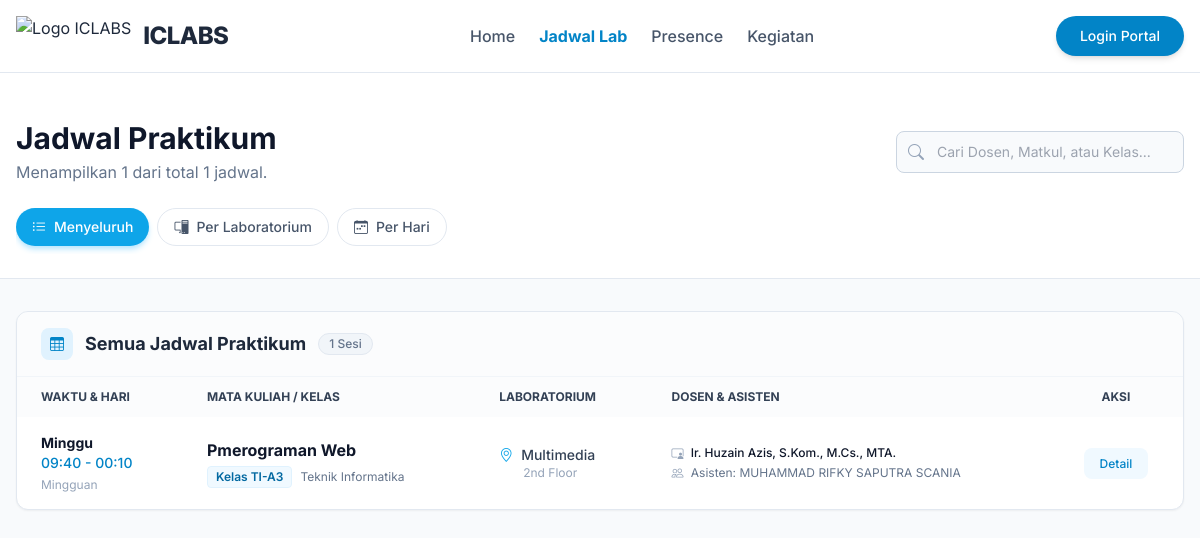
The page /public/schedule on the database its author committed.
### tables this page shows
CREATE TABLE `course_plans` (
  `id` int(11) NOT NULL,
  `laboratory_id` int(11) NOT NULL,
  `course_name` varchar(100) NOT NULL,
  `program_study` varchar(100) DEFAULT NULL,
  `semester` int(11) DEFAULT NULL,
  `class_code` varchar(20) DEFAULT NULL,
  `lecturer_name` varchar(100) NOT NULL,
  `lecturer_id` int(11) DEFAULT NULL,
  `lecturer_photo` varchar(255) DEFAULT NULL,
  `assistant_1_name` varchar(100) DEFAULT NULL,
  `assistant_1_id` int(11) DEFAULT NULL,
  `assistant_1_photo` varchar(255) DEFAULT NULL,
  `assistant_2_name` varchar(100) DEFAULT NULL,
  `assistant_2_id` int(11) DEFAULT NULL,
  `assistant_2_photo` varchar(255) DEFAULT NULL,
  `day` enum('Monday','Tuesday','Wednesday','Thursday','Friday','Saturday','Sunday') NOT NULL,
  `start_time` time NOT NULL,
  `end_time` time NOT NULL,
  `total_meetings` int(11) DEFAULT 14,
  `description` text DEFAULT NULL,
  `created_at` timestamp NOT NULL DEFAULT current_timestamp()
);

CREATE TABLE `laboratories` (
  `id` int(11) NOT NULL,
  `lab_name` varchar(100) NOT NULL,
  `image` varchar(255) DEFAULT NULL,
  `description` text DEFAULT NULL,
  `pc_count` int(11) DEFAULT 0,
  `tv_count` int(11) DEFAULT 0,
  `status` enum('active','inactive','maintenance') DEFAULT 'active',
  `location` varchar(100) DEFAULT NULL,
  `building` varchar(100) DEFAULT NULL,
  `floor` varchar(50) DEFAULT NULL,
  `room_number` varchar(50) DEFAULT NULL,
  `capacity` int(11) DEFAULT 0
);

### app/controllers/LandingController.php (called while the page is built, shortened)
<?php
class LandingController extends Controller
{
    public function schedule()
    {
        $scheduleModel = $this->model('LabScheduleModel');
        $page = (int) ($this->getQuery('page') ?? 1);
        $limit = 20;
        $offset = ($page - 1) * $limit;
        $search = isset($_GET['search']) ? trim($_GET['search']) : '';
        $schedules = $scheduleModel->getPublicSchedules($limit, $offset, $search);
        $totalRows = $scheduleModel->countPublicSchedules($search);
        $totalPages = ceil($totalRows / $limit);
        $data = [
            'schedules' => $schedules,
            'search' => $search,
            'pagination' => [
                'current' => $page,
                'total_pages' => $totalPages,
                'total_rows' => $totalRows
            ]
        ];
        $this->view('landing/schedule', $data);
    }
}

### app/core/Router.php (called while the page is built, shortened)
<?php
class Router {
    private $routes = [];
    private $params = [];
    private function addRoute($method, $uri, $controller) {
        $this->routes[] = [
            'method' => $method,
            'uri' => $uri,
            'controller' => $controller
        ];
    }
    public function dispatch() {
        $requestUri = $this->getRequestUri();
        foreach ($this->routes as $route) {
            if ($this->matchRoute($route['uri'], $requestUri)) {
                return $this->callController($route['controller']);
            }
        }
    }
    private function getRequestUri() {
        $uri = $_GET['url'] ?? '/';
        $uri = '/' . trim($uri, '/');
        return $uri;
    }
    private function matchRoute($pattern, $uri) {
        $pattern = preg_replace('/\/:([^\/]+)/', '/(?P<$1>[^/]+)', $pattern);
        $pattern = '#^' . $pattern . '$#';
        if (preg_match($pattern, $uri, $matches)) {
            $this->params = array_filter($matches, 'is_string', ARRAY_FILTER_USE_KEY);
            return true;
        }
        return false;
    }
    private function callController($controllerString) {
        list($controllerName, $method) = explode('@', $controllerString);
        $controller = new $controllerName();
        call_user_func_array([$controller, $method], $this->params);
    }
}

### public/index.php (called while the page is built, shortened)
<?php
require_once APP_PATH . '/core/Router.php';
require_once APP_PATH . '/core/Controller.php';
require_once APP_PATH . '/core/Model.php';
require_once APP_PATH . '/config/database.php';
require_once APP_PATH . '/helpers/functions.php';
$router = new Router();
$router->dispatch();

### app/config/database.php (called while the page is built, shortened)
<?php
function getDBConnection()
{
    static $pdo = null;
    if ($pdo === null) {
        try {
            $dsn = "mysql:host=" . DB_HOST . ";port=" . DB_PORT . ";dbname=" . DB_NAME . ";charset=" . DB_CHARSET;
            $options = [
                PDO::ATTR_ERRMODE            => PDO::ERRMODE_EXCEPTION,
                PDO::ATTR_DEFAULT_FETCH_MODE => PDO::FETCH_ASSOC,
                PDO::ATTR_EMULATE_PREPARES   => false,
            ];
            $pdo = new PDO($dsn, DB_USER, DB_PASS, $options);
        } catch (PDOException $e) {
            die("Database connection failed: " . $e->getMessage());
        }
    }
    return $pdo;
}

### app/models/LabScheduleModel.php (called while the page is built, shortened)
<?php
class LabScheduleModel extends Model
{
    public function getPublicSchedules($limit = 20, $offset = 0, $search = '')
    {
        $sql = "SELECT cp.*, l.lab_name, l.location
                FROM course_plans cp
                JOIN laboratories l ON cp.laboratory_id = l.id
                WHERE 1=1";
        $params = [];
        $sql .= " ORDER BY FIELD(cp.day, 'Monday', 'Tuesday', 'Wednesday', 'Thursday', 'Friday', 'Saturday', 'Sunday'), cp.start_time ASC
                  LIMIT $limit OFFSET $offset";
        return $this->query($sql, $params);
    }
}

### app/core/Model.php (called while the page is built, shortened)
<?php
class Model {
    protected $db;
    public function __construct() {
        $this->db = getDBConnection();
    }
    public function query($sql, $params = []) {
        $stmt = $this->db->prepare($sql);
        $stmt->execute($params);
        return $stmt->fetchAll();
    }
}

### app/helpers/functions.php (called while the page is built, shortened)
<?php
function formatTime($time) {
    return date('H:i', strtotime($time));
}
function url($path = '') {
    return BASE_URL . '/' . ltrim($path, '/');
}

### app/views/landing/schedule.php (the view, shortened to what this page needs)
<?php
$view = $_GET['view'] ?? 'all';
$groupedSchedules = [];
if ($view == 'lab') {
    foreach ($schedules as $s) {
        $labName = $s['lab_name'] ?? 'Lab Umum';
        $groupedSchedules[$labName][] = $s;
    }
    ksort($groupedSchedules);
} else {
    $groupedSchedules['Semua Jadwal Praktikum'] = $schedules;
}
?>
<?php include APP_PATH . '/views/layouts/header.php'; ?>
<?php include APP_PATH . '/views/layouts/navbar.php'; ?>
<div class="bg-slate-50 min-h-screen pb-12">
    <div class="bg-white border-b border-slate-200 pt-10 pb-6 mb-8">
        <div class="max-w-screen-xl mx-auto px-4">
            <div class="flex flex-col md:flex-row md:items-center justify-between gap-4">
                <div>
                    <h1 class="text-3xl font-bold text-slate-900">Jadwal Praktikum</h1>
                    <p class="text-slate-500 mt-1">
                        Menampilkan <?= count($schedules) ?> dari total <?= $pagination['total_rows'] ?? 0 ?> jadwal.
                    </p>
                </div>
                <form action="" method="GET" class="relative w-full md:w-72">
                    <div class="absolute inset-y-0 left-0 flex items-center pl-3 pointer-events-none">
                    </div>
                    <input type="text" name="search" value="<?= htmlspecialchars($search ?? '') ?>"
                        class="bg-slate-50 border border-slate-300 text-slate-900 text-sm rounded-lg focus:ring-sky-500 focus:border-sky-500 block w-full pl-10 p-2.5"
                        placeholder="Cari Dosen, Matkul, atau Kelas..." onchange="this.form.submit()">
                </form>
            </div>
            <div class="flex flex-wrap gap-2 mt-6 overflow-x-auto pb-2 scrollbar-hide">
                <a href="?view=all&search=<?= htmlspecialchars($search ?? '') ?>&page=1"
                    class="inline-flex items-center px-4 py-2 rounded-full text-sm font-medium transition-colors whitespace-nowrap <?= $view == 'all' ? 'bg-sky-500 text-white shadow-md shadow-sky-200' : 'bg-white text-slate-600 border border-slate-200 hover:bg-slate-50' ?>">
                    <i class="bi bi-list-ul mr-2"></i> Menyeluruh
                </a>
                <a href="?view=lab&search=<?= htmlspecialchars($search ?? '') ?>&page=1"
                    class="inline-flex items-center px-4 py-2 rounded-full text-sm font-medium transition-colors whitespace-nowrap <?= $view == 'lab' ? 'bg-sky-500 text-white shadow-md shadow-sky-200' : 'bg-white text-slate-600 border border-slate-200 hover:bg-slate-50' ?>">
                    <i class="bi bi-pc-display mr-2"></i> Per Laboratorium
                </a>
                <a href="?view=day&search=<?= htmlspecialchars($search ?? '') ?>&page=1"
                    class="inline-flex items-center px-4 py-2 rounded-full text-sm font-medium transition-colors whitespace-nowrap <?= $view == 'day' ? 'bg-sky-500 text-white shadow-md shadow-sky-200' : 'bg-white text-slate-600 border border-slate-200 hover:bg-slate-50' ?>">
                    <i class="bi bi-calendar-week mr-2"></i> Per Hari
                </a>
            </div>
        </div>
    </div>
    <div class="max-w-screen-xl mx-auto px-4 space-y-8">
        <?php if (empty($schedules)): ?>
        <div class="text-center py-20 bg-white rounded-2xl border border-dashed border-slate-300">
            <i class="bi bi-calendar-x text-4xl text-slate-300 mb-4 block"></i>
            <p class="text-slate-500">Jadwal tidak ditemukan.</p>
            <?php if (!empty($search)): ?>
            <a href="?view=<?= $view ?>" class="text-sky-600 hover:underline mt-2 inline-block text-sm">Reset
                Pencarian</a>
            <?php endif; ?>
        </div>
        <?php else: ?>
        <?php foreach ($groupedSchedules as $groupTitle => $items): ?>
        <?php
                $headerIcon = 'bi-table';
                $displayTitle = $groupTitle;
                ?>
        <div class="bg-white rounded-xl shadow-sm border border-slate-200 overflow-hidden mb-6">
            <div class="bg-slate-50/50 px-6 py-4 border-b border-slate-100 flex items-center justify-between">
                <h2 class="text-lg font-bold text-slate-800 flex items-center">
                    <span
                        class="w-8 h-8 rounded-lg bg-sky-100 text-sky-600 flex items-center justify-center mr-3 text-sm">
                        <i class="bi <?= $headerIcon ?>"></i>
                    </span>
                    <?= htmlspecialchars($displayTitle) ?>
                    <span
                        class="ml-3 px-2.5 py-0.5 rounded-full bg-slate-100 text-slate-500 text-xs font-medium border border-slate-200">
                        <?= count($items) ?> Sesi
                    </span>
                </h2>
            </div>
            <div class="hidden md:block overflow-x-auto">
                <table class="w-full text-sm text-left text-slate-500">
                    <thead class="text-xs text-slate-700 uppercase bg-slate-50/50">
                        <tr>
                            <th class="px-6 py-3">Waktu & Hari</th>
                            <th class="px-6 py-3">Mata Kuliah / Kelas</th>
                            <?php if ($view != 'lab'): ?><th class="px-6 py-3">Laboratorium</th><?php endif; ?>
                            <th class="px-6 py-3">Dosen & Asisten</th>
                            <th class="px-6 py-3 text-center">Aksi</th>
                        </tr>
                    </thead>
                    <tbody class="divide-y divide-slate-100">
                        <?php foreach ($items as $schedule): ?>
                        <?php
                                    $dayRaw = $schedule['day'] ?? '';
                                    $daysID = ['Monday' => 'Senin', 'Tuesday' => 'Selasa', 'Wednesday' => 'Rabu', 'Thursday' => 'Kamis', 'Friday' => 'Jumat', 'Saturday' => 'Sabtu', 'Sunday' => 'Minggu'];
                                    $dayIndo = $daysID[$dayRaw] ?? $dayRaw;
                                    ?>
                        <tr class="hover:bg-slate-50 transition-colors">
                            <td class="px-6 py-4 whitespace-nowrap">
                                <div class="font-bold text-slate-900"><?= $dayIndo ?></div>
                                <div class="text-sky-600 font-medium">
                                    <?= formatTime($schedule['start_time']) ?> -
                                    <?= formatTime($schedule['end_time']) ?>
                                </div>
                                <div class="text-xs text-slate-400 mt-1">
                                    <?= htmlspecialchars($schedule['frequency'] ?? 'Mingguan') ?></div>
                            </td>
                            <td class="px-6 py-4">
                                <div class="font-bold text-slate-900 text-base">
                                    <?= htmlspecialchars($schedule['course_name'] ?? '-') ?></div>
                                <div class="flex items-center gap-2 mt-1">
                                    <span
                                        class="bg-sky-50 text-sky-700 text-xs px-2 py-0.5 rounded border border-sky-100 font-semibold">
                                        Kelas <?= htmlspecialchars($schedule['class_code'] ?? '-') ?>
                                    </span>
                                    <span
                                        class="text-xs text-slate-500"><?= htmlspecialchars($schedule['program_study'] ?? '-') ?></span>
                                </div>
                            </td>
                            <?php if ($view != 'lab'): ?>
                            <td class="px-6 py-4">
                                <div class="flex items-center text-slate-700 font-medium">
                                    <i class="bi bi-geo-alt text-sky-500 mr-2"></i>
                                    <?= htmlspecialchars($schedule['lab_name'] ?? '-') ?>
                                </div>
                                <div class="text-xs text-slate-400 ml-6">
                                    <?= htmlspecialchars($schedule['location'] ?? '-') ?></div>
                            </td>
                            <?php endif; ?>
                            <td class="px-6 py-4">
                                <div class="text-slate-900 font-medium text-xs mb-1">
                                    <i class="bi bi-person-video3 mr-1 text-slate-400"></i>
                                    <?= htmlspecialchars($schedule['lecturer_name'] ?? 'Belum ada dosen') ?>
                                </div>
                                <div class="text-slate-500 text-xs">
                                    <i class="bi bi-people mr-1 text-slate-400"></i> Asisten:
                                    <?= htmlspecialchars($schedule['assistant_1_name'] ?? '-') ?>
                                </div>
                            </td>
                            <td class="px-6 py-4 text-center">
                                <a href="<?= url('/schedule/' . ($schedule['id'] ?? 0)) ?>"
                                    class="text-sky-600 bg-sky-50 hover:bg-sky-100 focus:ring-4 focus:ring-sky-100 font-medium rounded-lg text-xs px-4 py-2 focus:outline-none transition-all">
                                    Detail
                                </a>
                            </td>
                        </tr>
                        <?php endforeach; ?>
                    </tbody>
                </table>
            </div>
        </div>
        <?php endforeach; ?>
        <?php endif; ?>
    </div>
</div>

### public/assets/css/style.css (style rules this page uses)
:root { --primary-color: #2563eb; --secondary-color: #475569; --success-color: #10b981; --danger-color: #ef4444; --warning-color: #f59e0b; --light-bg: #f8fafc; --dark-text: #1e293b; --border-color: #e2e8f0; }
* { margin: 0; padding: 0; box-sizing: border-box; }
body { font-family: 'Segoe UI', Tahoma, Geneva, Verdana, sans-serif; background-color: var(--light-bg); color: var(--dark-text); line-height: 1.6; }
.text-center { text-align: center; }

### app/views/layouts/header.php (style rules this page uses)
body { font-family: 'Inter', sans-serif; }

### rows shown on the page
course_plans: day "Minggu", start_time "09:40", end_time "00:10", frequency "Mingguan", course_name "Pmerograman Web", class_code "TI-A3", program_study "Teknik Informatika", laboratory.lab_name "Multimedia", laboratory.location "2nd Floor", lecturer_name "Ir. Huzain Azis, S.Kom., M.Cs., MTA.", assistant_1_name "MUHAMMAD RIFKY SAPUTRA SCANIA"

### other values the page prints
count($schedules) "1"
$pagination['total_rows'] "1"
$displayTitle "Semua Jadwal Praktikum"
count($items) "1"
